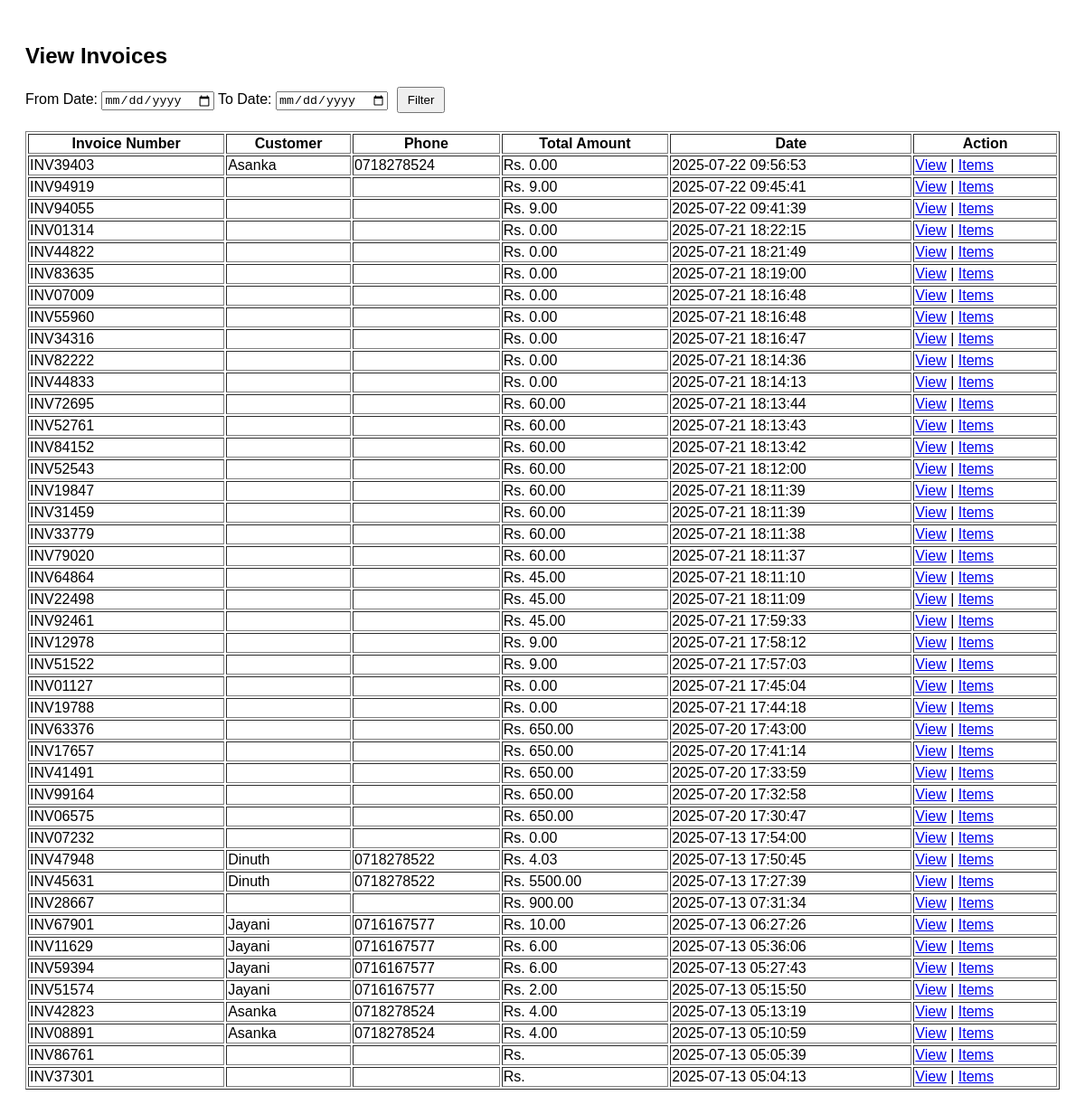
The page /view-invoice.php on the database its author committed.
### tables this page shows
CREATE TABLE IF NOT EXISTS `invoices` (
  `id` int NOT NULL AUTO_INCREMENT,
  `invoice_number` varchar(50) NOT NULL,
  `customer_name` varchar(255) DEFAULT NULL,
  `customer_address` text,
  `customer_phone` varchar(20) DEFAULT NULL,
  `total_amount` decimal(10,2) DEFAULT NULL,
  `created_at` timestamp NULL DEFAULT CURRENT_TIMESTAMP,
  PRIMARY KEY (`id`),
  UNIQUE KEY `invoice_number` (`invoice_number`)
);

### view-invoice.php (the view, shortened to what this page needs)
<?php include 'db.php'; ?>
<!DOCTYPE html>
<html>
<head>
    <link rel="stylesheet" href="style.css">
</head>
<body>
    <h2>View Invoices</h2>
    <form method="GET">
        <label>From Date:</label>
        <input type="date" name="from_date" required value="<?php echo $_GET['from_date'] ?? ''; ?>">
        <label>To Date:</label>
        <input type="date" name="to_date" required value="<?php echo $_GET['to_date'] ?? ''; ?>">
        <button type="submit">Filter</button>
    </form>
    <table border="1" style="margin-top: 20px;">
        <thead>
            <tr>
                <th>Invoice Number</th>
                <th>Customer</th>
                <th>Phone</th>
                <th>Total Amount</th>
                <th>Date</th>
                <th>Action</th>
            </tr>
        </thead>
        <tbody>
            <?php
            $from = $_GET['from_date'] ?? null;
            $to = $_GET['to_date'] ?? null;
            if ($from && $to) {
                $stmt = $conn->prepare("SELECT * FROM invoices WHERE DATE(created_at) BETWEEN ? AND ? ORDER BY id DESC");
                $stmt->bind_param("ss", $from, $to);
                $stmt->execute();
                $result = $stmt->get_result();
            } else {
                $result = $conn->query("SELECT * FROM invoices ORDER BY id DESC");
            }
            while ($row = $result->fetch_assoc()) {
                echo "<tr>
                        <td>{$row['invoice_number']}</td>
                        <td>{$row['customer_name']}</td>
                        <td>{$row['customer_phone']}</td>
                        <td>Rs. {$row['total_amount']}</td>
                        <td>{$row['created_at']}</td>
                        <td>
                            <a href='print-invoice.php?invoice={$row['invoice_number']}' target='_blank'>View</a> |
                            <a href='invoice-items.php?id={$row['id']}'>Items</a>
                        </td>
                      </tr>";
            }
            ?>
        </tbody>
    </table>
</body>
</html>

### style.css (style rules this page uses)
body { font-family: Arial, sans-serif; padding: 20px; }
table { width: 100%; margin-top: 20px; }
button { padding: 5px 10px; margin-left: 5px; }

### rows shown on the page
invoices: invoice_number "INV39403", customer_name "Asanka", customer_phone "0718278524", total_amount "0.00", created_at "2025-07-22 09:56:53"
invoices: invoice_number "INV94919", total_amount "9.00", created_at "2025-07-22 09:45:41"
invoices: invoice_number "INV94055", total_amount "9.00", created_at "2025-07-22 09:41:39"
invoices: invoice_number "INV01314", total_amount "0.00", created_at "2025-07-21 18:22:15"
invoices: invoice_number "INV44822", total_amount "0.00", created_at "2025-07-21 18:21:49"
invoices: invoice_number "INV83635", total_amount "0.00", created_at "2025-07-21 18:19:00"
invoices: invoice_number "INV07009", total_amount "0.00", created_at "2025-07-21 18:16:48"
invoices: invoice_number "INV55960", total_amount "0.00", created_at "2025-07-21 18:16:48"
invoices: invoice_number "INV34316", total_amount "0.00", created_at "2025-07-21 18:16:47"
invoices: invoice_number "INV82222", total_amount "0.00", created_at "2025-07-21 18:14:36"
invoices: invoice_number "INV44833", total_amount "0.00", created_at "2025-07-21 18:14:13"
invoices: invoice_number "INV72695", total_amount "60.00", created_at "2025-07-21 18:13:44"
invoices: invoice_number "INV52761", total_amount "60.00", created_at "2025-07-21 18:13:43"
invoices: invoice_number "INV84152", total_amount "60.00", created_at "2025-07-21 18:13:42"
invoices: invoice_number "INV52543", total_amount "60.00", created_at "2025-07-21 18:12:00"
invoices: invoice_number "INV19847", total_amount "60.00", created_at "2025-07-21 18:11:39"
invoices: invoice_number "INV31459", total_amount "60.00", created_at "2025-07-21 18:11:39"
invoices: invoice_number "INV33779", total_amount "60.00", created_at "2025-07-21 18:11:38"
invoices: invoice_number "INV79020", total_amount "60.00", created_at "2025-07-21 18:11:37"
invoices: invoice_number "INV64864", total_amount "45.00", created_at "2025-07-21 18:11:10"
invoices: invoice_number "INV22498", total_amount "45.00", created_at "2025-07-21 18:11:09"
invoices: invoice_number "INV92461", total_amount "45.00", created_at "2025-07-21 17:59:33"
invoices: invoice_number "INV12978", total_amount "9.00", created_at "2025-07-21 17:58:12"
invoices: invoice_number "INV51522", total_amount "9.00", created_at "2025-07-21 17:57:03"
invoices: invoice_number "INV01127", total_amount "0.00", created_at "2025-07-21 17:45:04"
invoices: invoice_number "INV19788", total_amount "0.00", created_at "2025-07-21 17:44:18"
invoices: invoice_number "INV63376", total_amount "650.00", created_at "2025-07-20 17:43:00"
invoices: invoice_number "INV17657", total_amount "650.00", created_at "2025-07-20 17:41:14"
invoices: invoice_number "INV41491", total_amount "650.00", created_at "2025-07-20 17:33:59"
invoices: invoice_number "INV99164", total_amount "650.00", created_at "2025-07-20 17:32:58"
invoices: invoice_number "INV06575", total_amount "650.00", created_at "2025-07-20 17:30:47"
invoices: invoice_number "INV07232", total_amount "0.00", created_at "2025-07-13 17:54:00"
invoices: invoice_number "INV47948", customer_name "Dinuth", customer_phone "0718278522", total_amount "4.03", created_at "2025-07-13 17:50:45"
invoices: invoice_number "INV45631", customer_name "Dinuth", customer_phone "0718278522", total_amount "5500.00", created_at "2025-07-13 17:27:39"
invoices: invoice_number "INV28667", total_amount "900.00", created_at "2025-07-13 07:31:34"
invoices: invoice_number "INV67901", customer_name "Jayani", customer_phone "0716167577", total_amount "10.00", created_at "2025-07-13 06:27:26"
invoices: invoice_number "INV11629", customer_name "Jayani", customer_phone "0716167577", total_amount "6.00", created_at "2025-07-13 05:36:06"
invoices: invoice_number "INV59394", customer_name "Jayani", customer_phone "0716167577", total_amount "6.00", created_at "2025-07-13 05:27:43"
invoices: invoice_number "INV51574", customer_name "Jayani", customer_phone "0716167577", total_amount "2.00", created_at "2025-07-13 05:15:50"
invoices: invoice_number "INV42823", customer_name "Asanka", customer_phone "0718278524", total_amount "4.00", created_at "2025-07-13 05:13:19"
invoices: invoice_number "INV08891", customer_name "Asanka", customer_phone "0718278524", total_amount "4.00", created_at "2025-07-13 05:10:59"
invoices: invoice_number "INV86761", created_at "2025-07-13 05:05:39"
invoices: invoice_number "INV37301", created_at "2025-07-13 05:04:13"
